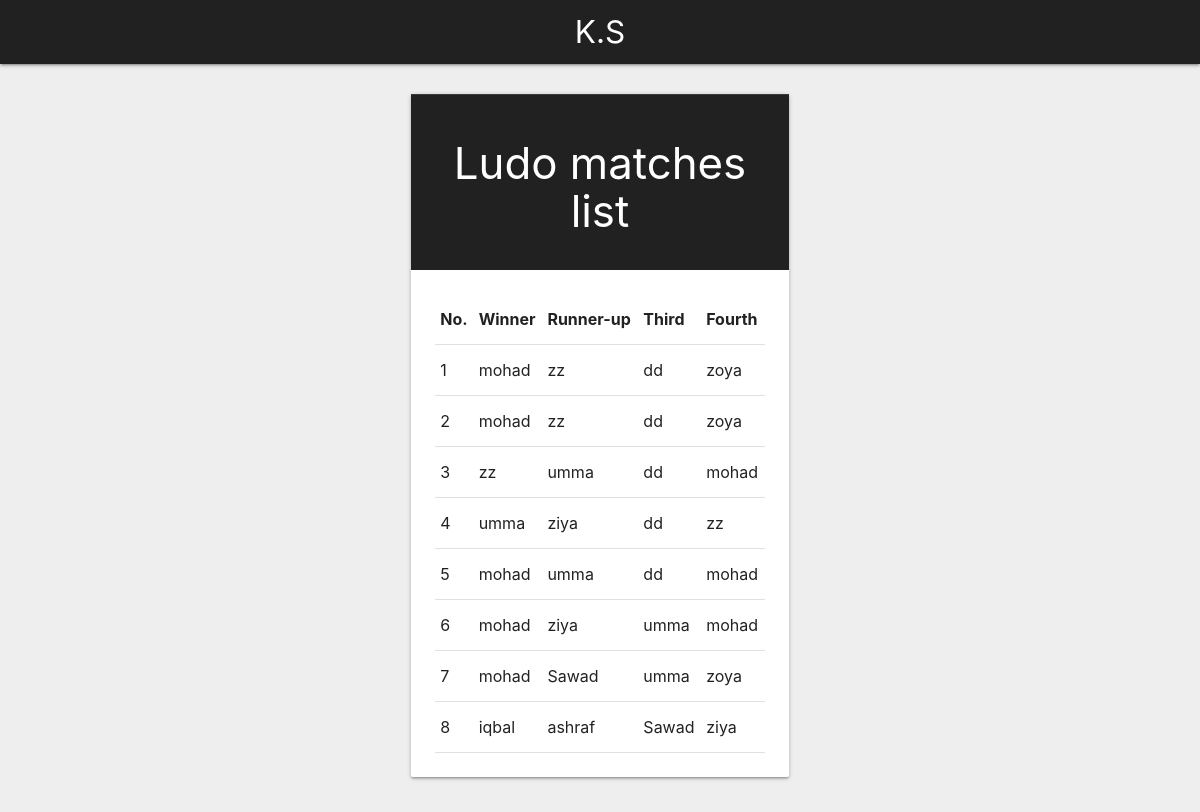
The page /history/ on the database its author committed.
### scoreTracker/models.py (models this page shows)
class History(models.Model):
    First=models.CharField(max_length=50)
    Second=models.CharField(max_length=50)
    Third=models.CharField(max_length=50)
    Fourth=models.CharField(max_length=50)

### scoreTracker/views.py (the view)
# urls.py: url(r'history/$',views.history,name='history'),
def history(request):
    hist=History.objects.all()
    return render(request,'matchHistory.html',{'hist':hist})

### scoreTracker/templates/matchHistory.html
{% extends 'base.html' %}
{% block content %}
<br>
<div class="row ">
	<div class="col s12 m8 l4 offset-m2 offset-l4">
		<div class="card">
			<div class="card-action grey darken-4 white-text">
				<center><h3>Ludo matches list</h3></center>
			</div>
			<div class="card-content">
                <table id="table-4">
                    <tr>
                        <th>No.</th>
                        <th>Winner</th>
                        <th>Runner-up</th>
                        <th>Third</th>
                        <th>Fourth</th>
                    </tr>
                    {%for i in hist%}
                    <tr>
                        <td> {{ forloop.counter }}</td>
                        <td> {{i.First}}</td>
                        <td> {{i.Second}}</td>
                        <td> {{i.Third}}</td>
                        <td> {{i.Fourth}}</td>
                    </tr>
                    {% endfor %}
                    </table>
			</div>
		</div>
	</div>
</div>
{% endblock %}

### rows shown on the page
History: First "mohad", Second "zz", Third "dd", Fourth "zoya"
History: First "mohad", Second "zz", Third "dd", Fourth "zoya"
History: First "zz", Second "umma", Third "dd", Fourth "mohad"
History: First "umma", Second "ziya", Third "dd", Fourth "zz"
History: First "mohad", Second "umma", Third "dd", Fourth "mohad"
History: First "mohad", Second "ziya", Third "umma", Fourth "mohad"
History: First "mohad", Second "Sawad", Third "umma", Fourth "zoya"
History: First "iqbal", Second "ashraf", Third "Sawad", Fourth "ziya"
